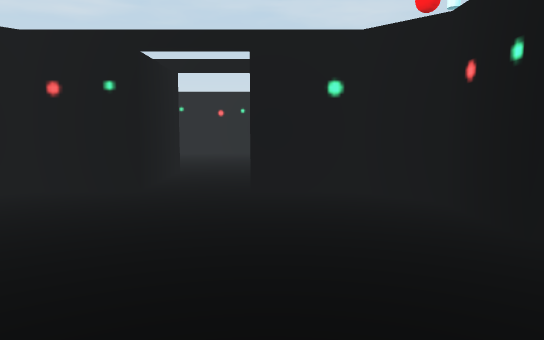
view 1 (above)

23 first-person views from a walk through a Unity game level. The camera is 1.5 m above the floor, tilts 6° down and sees 70° across. Doors are open. The floor is counted in squares, 2 m on a side. Each view is taken from the middle of a square. On the plan, view 1 faces up. The plan holds only what a view shows up to about 12 squares ahead; the rest is blank. The player is left out. Some animated figures are left out.

view 2
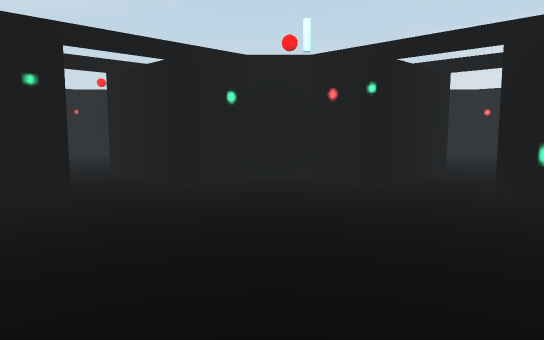

view 3
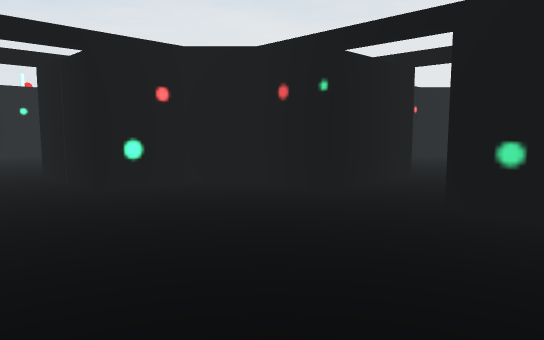

view 4
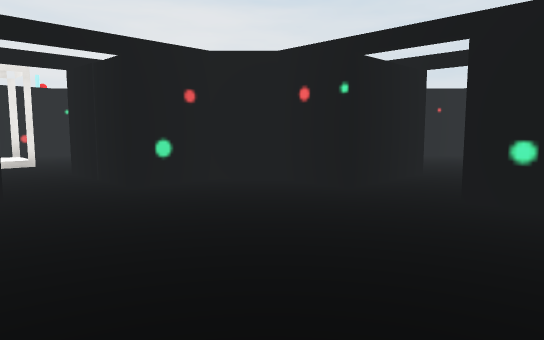

view 5
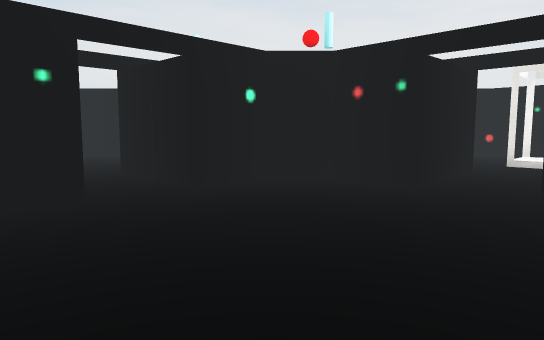

view 6
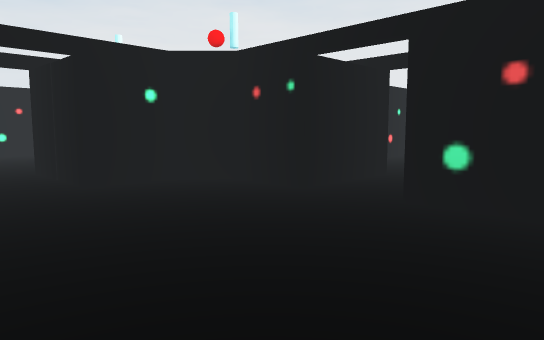

view 7
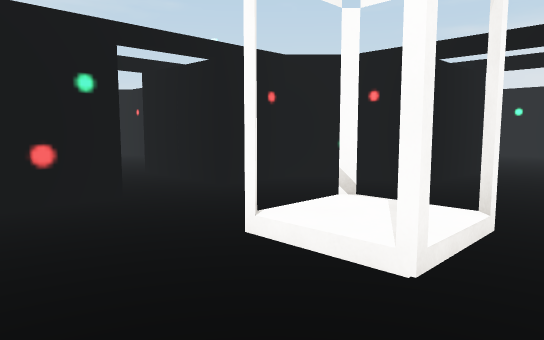

view 8
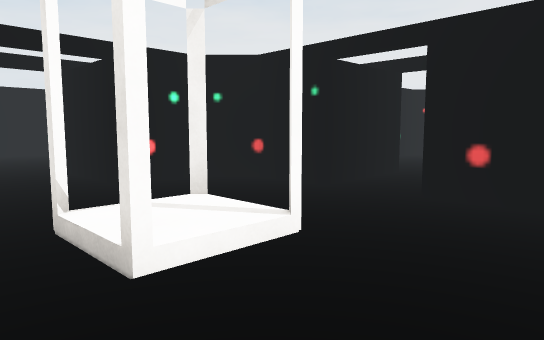

view 9
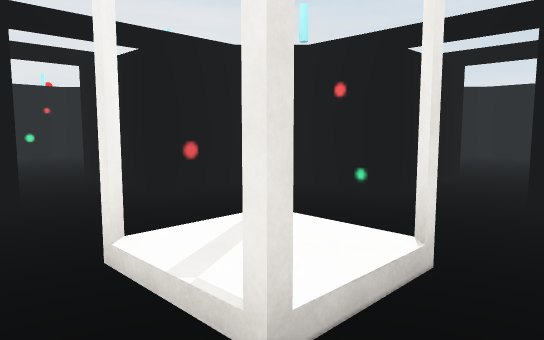

view 10
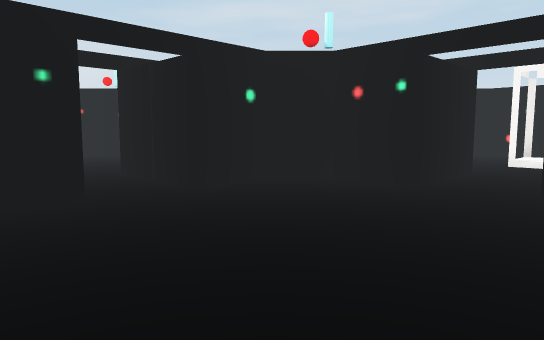

view 11
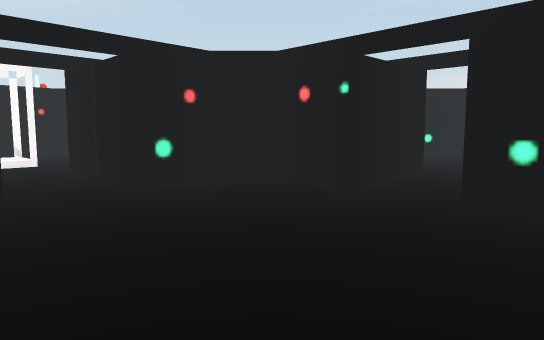

view 12
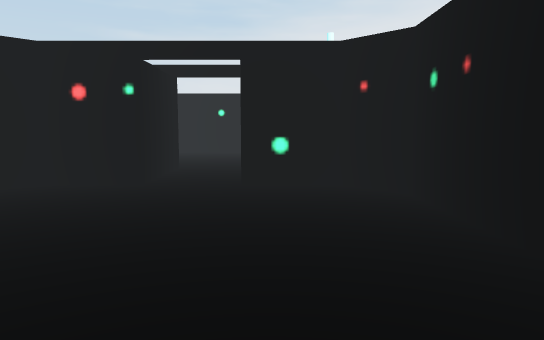

view 13
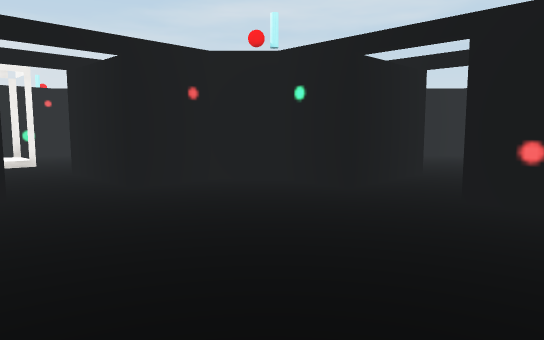

view 14
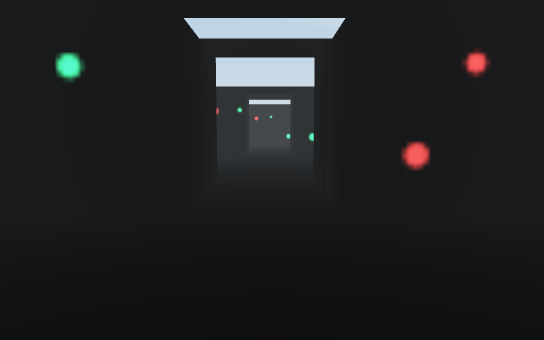

view 15
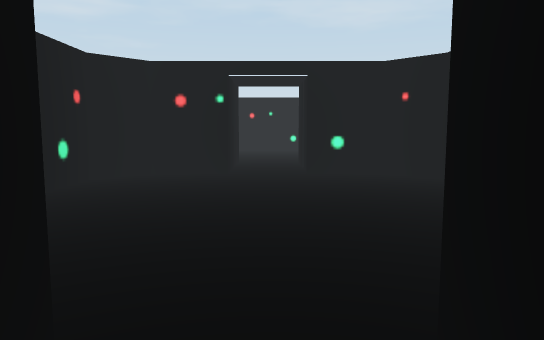

view 16
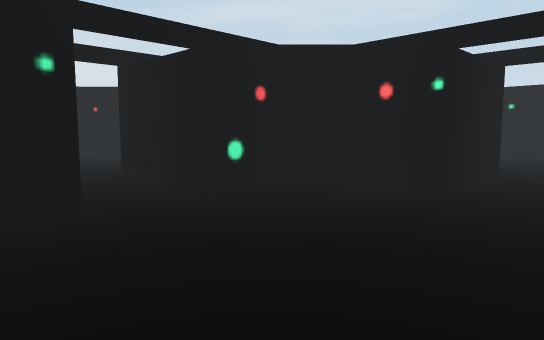

view 17
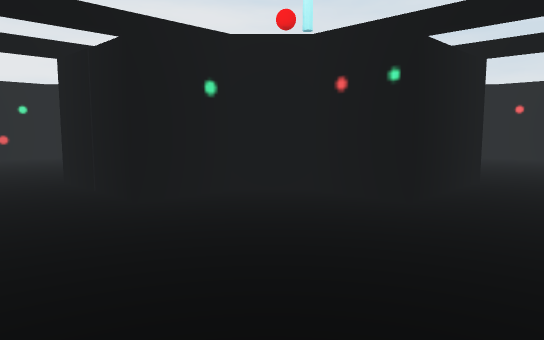

view 18
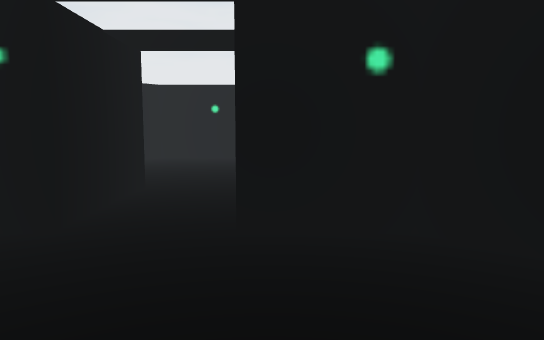

view 19
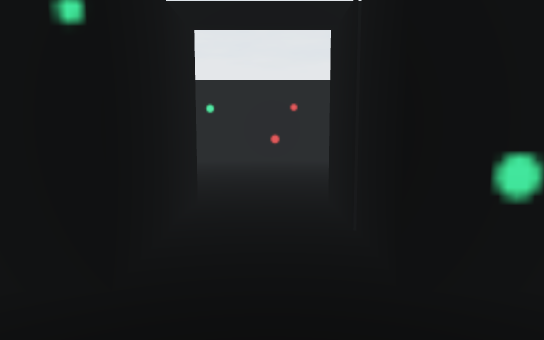

view 20
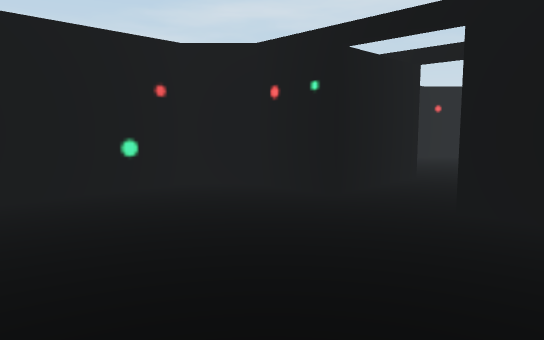

view 21
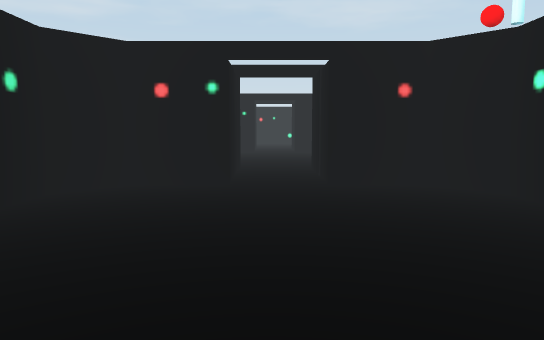

view 22
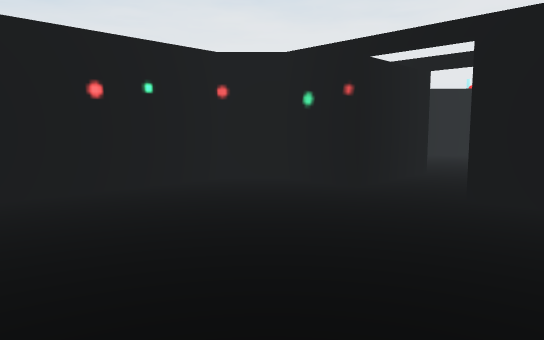

view 23
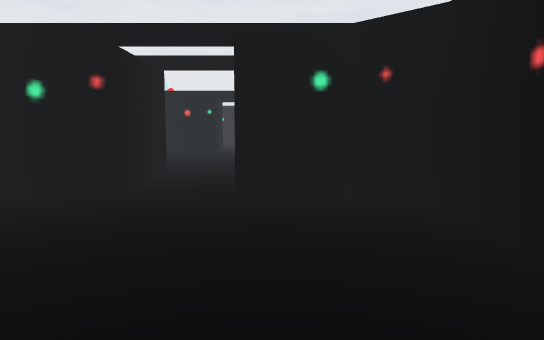

### Floor plan
Key: @ floor where view 1 was taken; # wall or solid block; . floor; D open door; O other object.
Columns run from 4 left of view 1 to 17 right of it. Each row starts with its distance up from view 1.
 12 #######         ##
 11 #.....#         ..
 10 #.....#          ..
  9 #.....#          ...
  8 #.....#          ...
  7 #..D..#          .D.
  6 ###D###          #D#
  5 ###D### #      ###D###
  4 #.....###....###.....#
  3 #.....##......##.....
  2 #.....D.D....D.D.....
  1 #.....##......##.....#
  0 #...@.##......##.....#
 -1 ###D######DD######D###
 -2  ##.### ##..## ###.##
 -3 ##.D..###.DD.###..D.##
 -4 #.....##......##.....#
 -5 #.....D.D.OO.D.D.....#
 -6 #.....D.D.OO.D.D.....#
 -7 #.....##......##.....#
 -8 ##....###.DD.###....##
 -9  ###### ##..## ######
-10 ##     ###DD###     ##
-11 #...   #......#   ...#
-12    ...##......##.....
-13      .D.D....D.D.....
-14       ##......##
-15        ##....##
-16         ######

Positions as (right, up) in squares from view 1, and headings:
1: (0, 0), facing up
2: (-3, 0), facing up-right
3: (-3, 3), facing down-right
4: (8, 4), facing down-left
5: (5, 4), facing down-right
6: (4, 3), facing down-right
7: (4, -7), facing up-right
8: (4, -4), facing down-right
9: (8, -4), facing down-left
10: (8, -15), facing up-left
11: (5, -15), facing up-right
12: (4, -14), facing right
13: (16, -7), facing up-left
14: (14, -6), facing up
15: (14, -2), facing up
16: (15, 0), facing up-left
17: (15, 3), facing down-left
18: (13, 2), facing down
19: (-1, 1), facing down
20: (1, 1), facing up-left
21: (-1, -8), facing up
22: (-3, 11), facing down-right
23: (-2, 11), facing down
